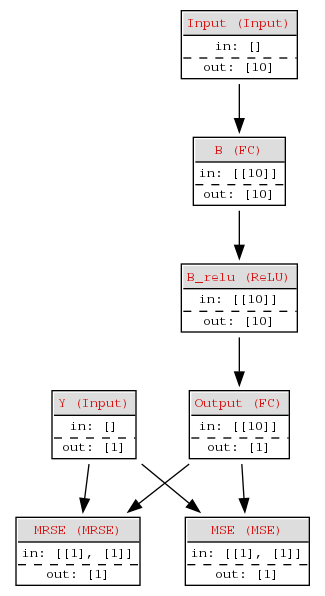

Write Python code to recreate this figure.
import sys
import os
import numpy as np

sys.path.append(os.path.dirname(__file__)+"../../../")
from scratchnetwork import Network
from scratchnetwork.layers import Input
from scratchnetwork.layers import FC
from scratchnetwork.layers import ReLU
from scratchnetwork.losses import MSE
from scratchnetwork.metrics import MRSE
from scratchnetwork.optimizers import SGD
net = Network()
inputX = net.Node("Input", Input, [10])
inputY = net.Node("Y", Input, [1])

B = net.Node("B", FC, 10)
Br = net.Node("B_relu", ReLU)
C = net.Node("Output", FC, 1)

L1 = net.Node("MSE", MSE)
M1 = net.Node("MRSE", MRSE)

inputX.addNext(B)
B.addNext(Br)
Br.addNext(C)

L1.addPrev(C)
L1.addPrev(inputY)

M1.addPrev(C)
M1.addPrev(inputY)

net.compile(inputs=[inputX], outputs=[C], losses=[L1], metrics=[M1], optimizer=SGD(lr=0.1, clip_norm=10))
net.plot(os.path.basename(sys.argv[0]).split(".")[0]+".png")

# Llenamos
a = 2*(np.random.rand(1000, 10) - 0.5)
b = np.dot(a, np.random.rand(10, 1)) #np.dot(np.sign(a)*a**2, 100*np.random.rand(10, 1))

batch_index = 0
batch_size = 20
for i in range(100000):
	Xaux = a[batch_index:(batch_index + batch_size)]
	Yaux = b[batch_index:(batch_index + batch_size)]

	net.train_batch({'Input': Xaux}, {'Y': Yaux})

	batch_index += batch_size
	if batch_index >= a.shape[0]:
		batch_index = 0
	if i % 500 == 0:
		net.monitoring()
out = net.predict({'Input': a})
print(np.hstack((out['Output'], b)))
